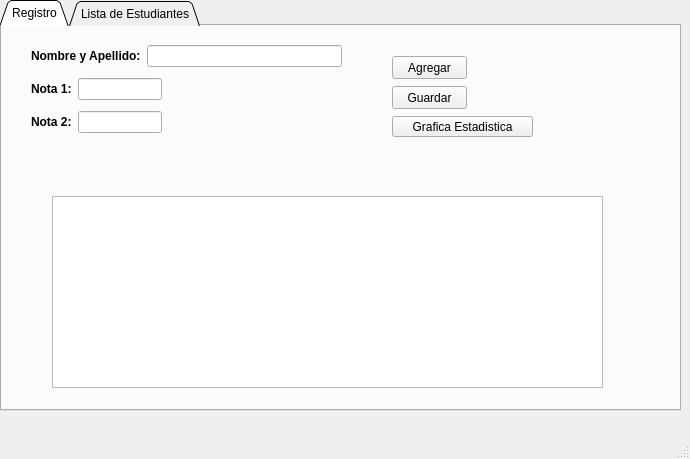
<?xml version="1.0" encoding="UTF-8"?>
<ui version="4.0">
 <class>Principal</class>
 <widget class="QMainWindow" name="Principal">
  <property name="geometry">
   <rect>
    <x>0</x>
    <y>0</y>
    <width>690</width>
    <height>459</height>
   </rect>
  </property>
  <property name="windowTitle">
   <string>Promedio Notas</string>
  </property>
  <widget class="QWidget" name="centralwidget">
   <widget class="QTabWidget" name="tabWidget">
    <property name="geometry">
     <rect>
      <x>0</x>
      <y>0</y>
      <width>681</width>
      <height>411</height>
     </rect>
    </property>
    <property name="tabShape">
     <enum>QTabWidget::Triangular</enum>
    </property>
    <property name="currentIndex">
     <number>0</number>
    </property>
    <widget class="QWidget" name="tab">
     <attribute name="title">
      <string>Registro</string>
     </attribute>
     <widget class="QPushButton" name="cmdAgregar">
      <property name="geometry">
       <rect>
        <x>390</x>
        <y>30</y>
        <width>75</width>
        <height>23</height>
       </rect>
      </property>
      <property name="text">
       <string>Agregar</string>
      </property>
     </widget>
     <widget class="QPushButton" name="pushButton_3">
      <property name="geometry">
       <rect>
        <x>390</x>
        <y>60</y>
        <width>75</width>
        <height>23</height>
       </rect>
      </property>
      <property name="text">
       <string>Guardar</string>
      </property>
     </widget>
     <widget class="QWidget" name="widget" native="true">
      <property name="geometry">
       <rect>
        <x>20</x>
        <y>10</y>
        <width>321</width>
        <height>111</height>
       </rect>
      </property>
      <widget class="QWidget" name="layoutWidget">
       <property name="geometry">
        <rect>
         <x>9</x>
         <y>9</y>
         <width>311</width>
         <height>22</height>
        </rect>
       </property>
       <layout class="QHBoxLayout" name="horizontalLayout">
        <item>
         <widget class="QLabel" name="label">
          <property name="font">
           <font>
            <pointsize>9</pointsize>
            <weight>75</weight>
            <bold>true</bold>
           </font>
          </property>
          <property name="text">
           <string>Nombre y Apellido:</string>
          </property>
         </widget>
        </item>
        <item>
         <widget class="QLineEdit" name="inNombre"/>
        </item>
       </layout>
      </widget>
      <widget class="QWidget" name="layoutWidget">
       <property name="geometry">
        <rect>
         <x>9</x>
         <y>42</y>
         <width>131</width>
         <height>22</height>
        </rect>
       </property>
       <layout class="QHBoxLayout" name="horizontalLayout_2">
        <item>
         <widget class="QLabel" name="label_2">
          <property name="font">
           <font>
            <pointsize>9</pointsize>
            <weight>75</weight>
            <bold>true</bold>
           </font>
          </property>
          <property name="text">
           <string>Nota 1:</string>
          </property>
         </widget>
        </item>
        <item>
         <widget class="QLineEdit" name="inNota1"/>
        </item>
       </layout>
      </widget>
      <widget class="QWidget" name="layoutWidget">
       <property name="geometry">
        <rect>
         <x>9</x>
         <y>75</y>
         <width>131</width>
         <height>22</height>
        </rect>
       </property>
       <layout class="QHBoxLayout" name="horizontalLayout_3">
        <item>
         <widget class="QLabel" name="label_3">
          <property name="font">
           <font>
            <pointsize>9</pointsize>
            <weight>75</weight>
            <bold>true</bold>
           </font>
          </property>
          <property name="text">
           <string>Nota 2:</string>
          </property>
         </widget>
        </item>
        <item>
         <widget class="QLineEdit" name="inNota2"/>
        </item>
       </layout>
      </widget>
     </widget>
     <widget class="QLineEdit" name="outPromedio">
      <property name="enabled">
       <bool>false</bool>
      </property>
      <property name="geometry">
       <rect>
        <x>310</x>
        <y>240</y>
        <width>113</width>
        <height>20</height>
       </rect>
      </property>
      <property name="readOnly">
       <bool>true</bool>
      </property>
     </widget>
     <widget class="QTableWidget" name="outDatos">
      <property name="geometry">
       <rect>
        <x>50</x>
        <y>170</y>
        <width>551</width>
        <height>192</height>
       </rect>
      </property>
     </widget>
     <widget class="QPushButton" name="outGrafica">
      <property name="geometry">
       <rect>
        <x>390</x>
        <y>90</y>
        <width>141</width>
        <height>21</height>
       </rect>
      </property>
      <property name="text">
       <string>Grafica Estadistica</string>
      </property>
     </widget>
    </widget>
    <widget class="QWidget" name="tab_2">
     <attribute name="title">
      <string>Lista de Estudiantes</string>
     </attribute>
     <widget class="QTableWidget" name="outLista">
      <property name="geometry">
       <rect>
        <x>160</x>
        <y>140</y>
        <width>331</width>
        <height>251</height>
       </rect>
      </property>
     </widget>
     <widget class="QLabel" name="label_5">
      <property name="geometry">
       <rect>
        <x>230</x>
        <y>20</y>
        <width>261</width>
        <height>20</height>
       </rect>
      </property>
      <property name="font">
       <font>
        <family>Palatino Linotype</family>
        <pointsize>11</pointsize>
        <weight>75</weight>
        <italic>true</italic>
        <bold>true</bold>
       </font>
      </property>
      <property name="text">
       <string>LISTADO DE ESTUDIANTES</string>
      </property>
     </widget>
     <widget class="QLabel" name="label_6">
      <property name="geometry">
       <rect>
        <x>360</x>
        <y>90</y>
        <width>141</width>
        <height>21</height>
       </rect>
      </property>
      <property name="font">
       <font>
        <pointsize>9</pointsize>
        <weight>75</weight>
        <bold>true</bold>
       </font>
      </property>
      <property name="text">
       <string>AGREGAR ESTUDIANTE</string>
      </property>
     </widget>
     <widget class="QPushButton" name="cmdAdd">
      <property name="geometry">
       <rect>
        <x>520</x>
        <y>90</y>
        <width>75</width>
        <height>23</height>
       </rect>
      </property>
      <property name="text">
       <string>Agregar</string>
      </property>
     </widget>
     <widget class="QWidget" name="layoutWidget">
      <property name="geometry">
       <rect>
        <x>20</x>
        <y>70</y>
        <width>183</width>
        <height>25</height>
       </rect>
      </property>
      <layout class="QHBoxLayout" name="horizontalLayout_4">
       <item>
        <widget class="QLabel" name="label_4">
         <property name="font">
          <font>
           <pointsize>10</pointsize>
           <weight>75</weight>
           <bold>true</bold>
          </font>
         </property>
         <property name="text">
          <string>CARGAR LISTA:</string>
         </property>
        </widget>
       </item>
       <item>
        <widget class="QPushButton" name="cmdOpen">
         <property name="text">
          <string>Abrir</string>
         </property>
        </widget>
       </item>
      </layout>
     </widget>
     <widget class="QPushButton" name="cmdSaveLista">
      <property name="geometry">
       <rect>
        <x>550</x>
        <y>20</y>
        <width>81</width>
        <height>21</height>
       </rect>
      </property>
      <property name="text">
       <string>Guardar</string>
      </property>
     </widget>
    </widget>
   </widget>
  </widget>
  <widget class="QMenuBar" name="menubar">
   <property name="geometry">
    <rect>
     <x>0</x>
     <y>0</y>
     <width>690</width>
     <height>21</height>
    </rect>
   </property>
  </widget>
  <widget class="QStatusBar" name="statusbar"/>
 </widget>
 <resources/>
 <connections/>
</ui>
